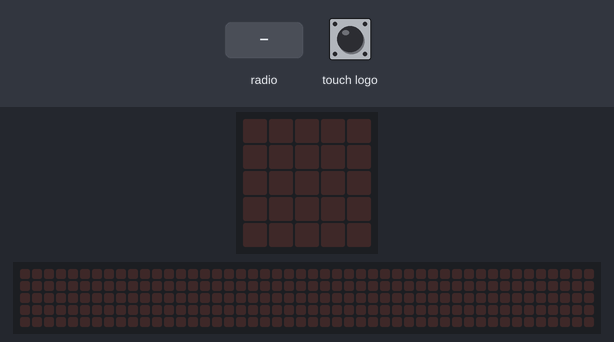
The program below on a simulated BBC micro:bit running MicroPython. On the bench: the board's 5×5 LED display, a strip that is not on the board, showing the scrolling text unrolled. The inputs (shaded band) are chosen by the test bench. The 48×5 strip is a reading aid, not a part: it shows the text the display is scrolling, unrolled, one strip-width of it at a time.

Above: at 1.2 s.
1.3 s: radio message "hello world" arrives
At 1.37 s:
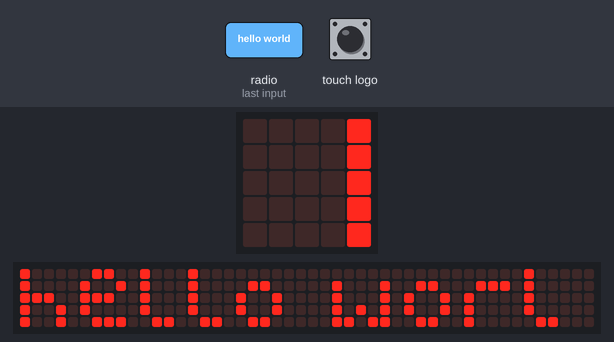
At 1.82 s:
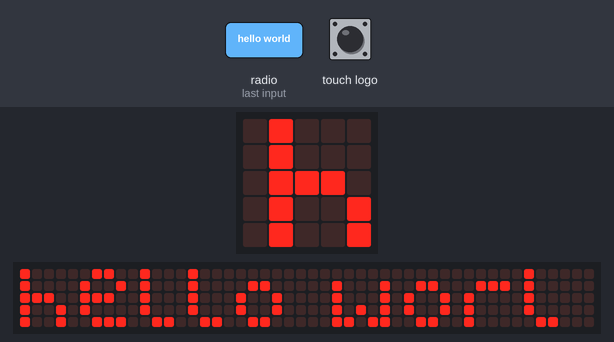
Timing chart, 0 to 4.3 s (numbered marks = the images above; inputs shaded):
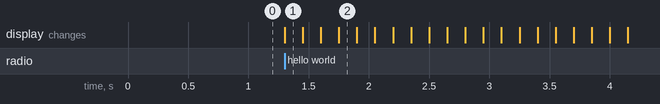

The program:

Radio_HelloWorld.py
```python
# Program that sends a message via the wireless radio when the
# logo is touched.
# EPIC 2022
# Paul Hummel

from microbit import *
import radio

# Setup radio
radio.config(group=23)
radio.on()

# Code in a 'while True:' loop repeats forever
while True:
    if pin_logo.is_touched():
        radio.send('hello world')
        sleep(1000)
    message = radio.receive()
    if message:
        display.scroll(message)
```

Measured:
- after the input at 1.3 s, the display: changes at once (image 1)
